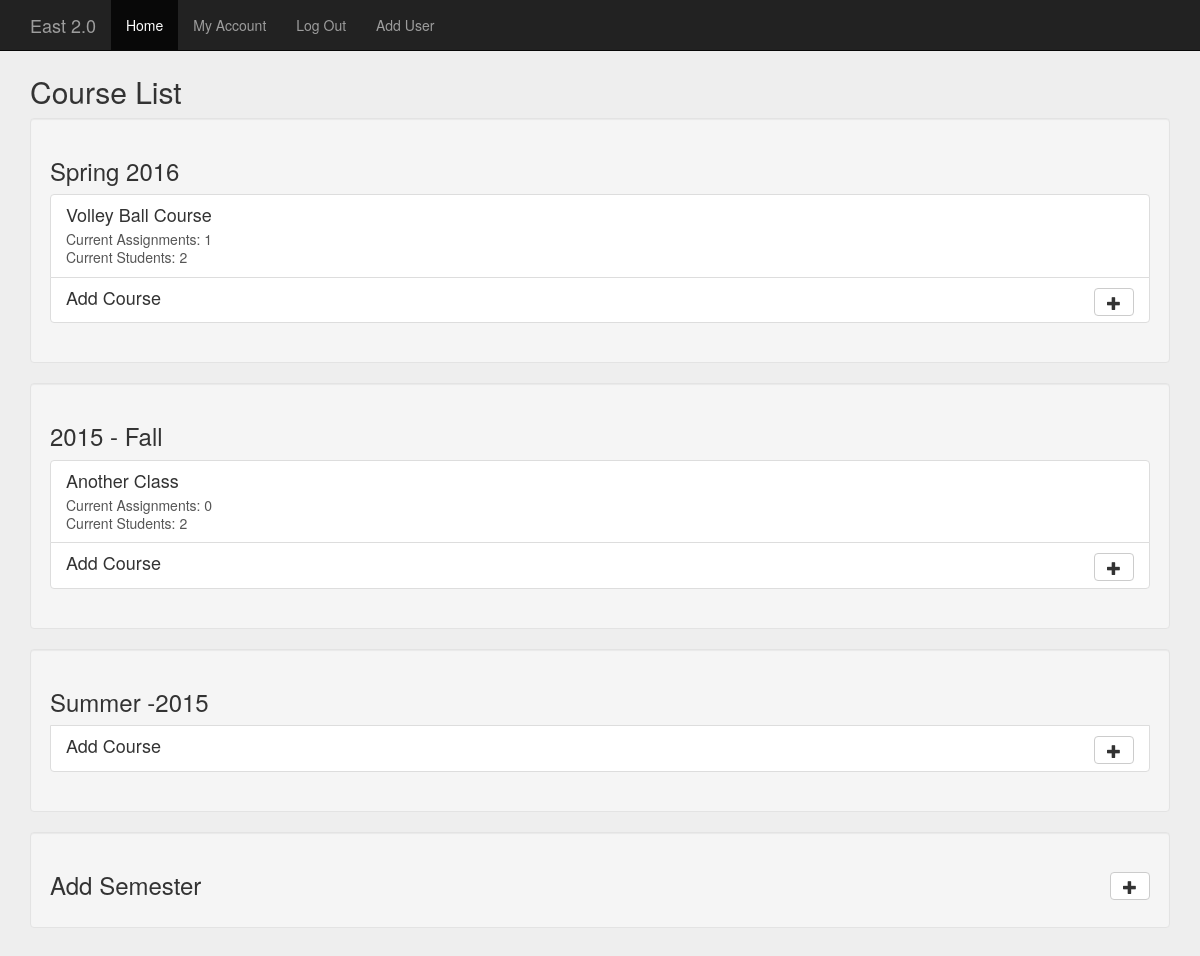
/index.php?action=home (signed in), run on the app's committed database.
### tables this page shows
CREATE TABLE IF NOT EXISTS `semesters` (
  `ID` int(11) NOT NULL AUTO_INCREMENT,
  `Name` varchar(50) NOT NULL,
  PRIMARY KEY (`ID`)
);

CREATE TABLE IF NOT EXISTS `courses` (
  `ID` int(11) NOT NULL AUTO_INCREMENT,
  `Name` varchar(50) NOT NULL,
  PRIMARY KEY (`ID`)
);

### functions.php (called while the page is built, shortened)
<?php
function connectToDB()
{
	$conn = new mysqli($hn, $un, $pw, $db);
	return $conn;
}
function getStaffCourses(){
	$staffID = $_SESSION['userID'];
	$conn = connectToDB();
	$sql1 = 'SELECT * FROM semesters';
	$result=$conn->query($sql1);
    $semesterCount = 0;
	$data = null;
    while($row = $result->fetch_assoc()){
		$data[$semesterCount]['semesterID'] = $row['ID'];
		$data[$semesterCount]['semseterName'] = $row['Name'];
		$data[$semesterCount]['courses'] = null;
		$sql2 = 'SELECT c.ID,c.Name FROM staffcourses sc, semesters s, courses c ';
		$sql2.= 'WHERE c.ID=sc.CourseID AND sc.StaffID='.$staffID.' AND s.ID='.$row['ID'].' AND sc.SemesterID='. $row['ID'];
		$result2=$conn->query($sql2);
		$count2 = 0;
		while($row2 = $result2->fetch_assoc()){
			$data[$semesterCount]['courses'][$count2]['courseID'] = $row2['ID'];
			$data[$semesterCount]['courses'][$count2]['courseName'] = $row2['Name'];
			$data[$semesterCount]['courses'][$count2]['students'] = 2;
			$query = "SELECT * FROM courseassignments WHERE CourseID = '" . $row2['ID'] . "'";
		    $res = $conn->query($query);
			$data[$semesterCount]['courses'][$count2]['assignments'] = mysqli_num_rows($res);
			$count2++;
		}
		$semesterCount++;
	}
	return $data;
}
?>

### staff/classlist.php (the view, shortened to what this page needs)
<div class="container body-container">
<h2>Course List</h2>
<?php
foreach($page['staffCourseList'] as $semester){
	?>
<div class="well">
<h3><?=$semester['semseterName']?></h3>
<div class="list-group">
<?php
	foreach($semester['courses'] as $course){
?>
  <a href="?action=course&courseID=<?=$course['courseID']?>&semesterID=<?=$semester['semesterID']?>" class="list-group-item">
    <h4 class="list-group-item-heading"><?=$course['courseName']?></h4>
    <p class="list-group-item-text">Current Assignments: <?=$course['assignments']?></p>
	<p class="list-group-item-text">Current Students: <?=$course['students']?></p>
  </a>
   <?php
	}
	?>
  <span data-semesterID="<?=$semester['semesterID']?>" id="addCourse<?=$semester['semesterID']?>" class="list-group-item hoverMouse addCourse">
    <h4 class="list-group-item-heading"><button  class="btn btn-default pull-right "><span class="glyphicon glyphicon-plus" aria-hidden="true"></span></button> Add Course</h4>
  </span>
</div>
</div>
	<?php
}
?>
<div id="addSemester" class="well hoverMouse">
<h3><button class="btn btn-default pull-right "><span class="glyphicon glyphicon-plus" aria-hidden="true"></span></button>Add Semester</h3>
</div>
</div>

### css/signin.css (style rules this page uses)
body { padding-top: 40px; padding-bottom: 40px; background-color: #eee; }
.body-container { margin-top:15px; }
.hoverMouse { cursor:pointer; }

### data on the page
semesters: Name "Spring 2016"
courses: Name "Volley Ball Course", ID "1", students "2"
semesters: Name "2015 - Fall"
courses: Name "Another Class", assignments "0", students "2"
semesters: Name "Summer -2015"
